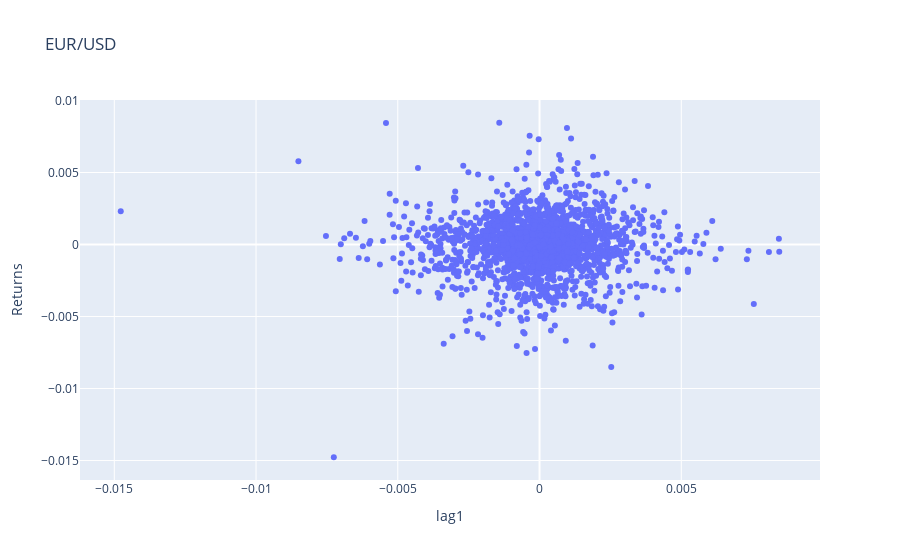

Notebook code for this chart:
### Code cell
fig = go.Figure()

fig.add_trace(go.Scatter(x=data.returns, y=data.lag1, mode='markers'))

fig.update_layout(title='EUR/USD', xaxis_title='lag1', yaxis_title='Returns')

fig.show()

### Figure 1 — Plotly figure (JSON) as saved in the notebook; plotly's stock layout.template omitted (floating-point values rounded to 4 significant figures; data arrays with more than 128 entries replaced by an {"elided": "..."} marker saying what was removed)
{"data": [{"mode": "markers", "type": "scatter", "x": {"elided": "2068 float values"}, "y": {"elided": "2068 float values"}}], "layout": {"title": {"text": "EUR/USD"}, "xaxis": {"title": {"text": "lag1"}}, "yaxis": {"title": {"text": "Returns"}}}}
